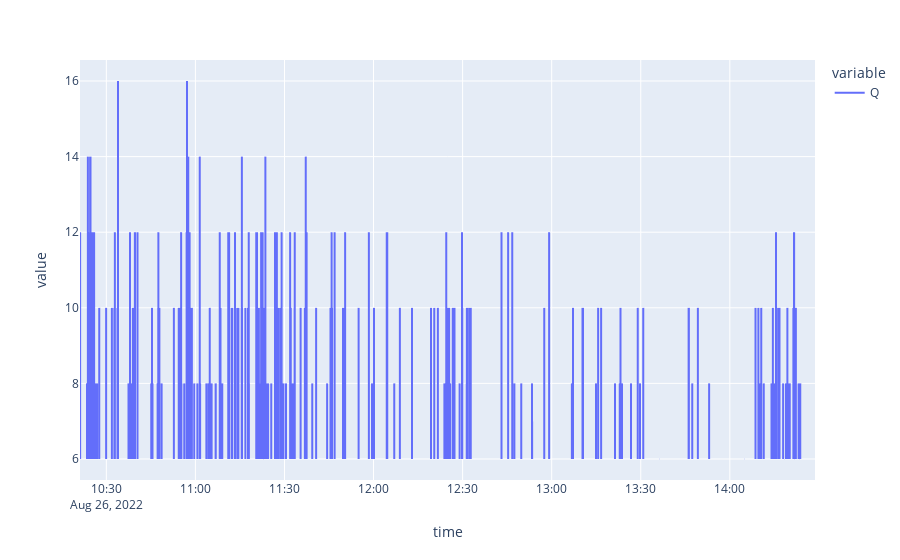

Write notebook code for a chart like this one.
### Code cell
px.line(countsSi+countsRI+countsGD)

### Figure 1 — Plotly figure (JSON) as saved in the notebook; plotly's stock layout.template omitted (floating-point values rounded to 4 significant figures; data arrays with more than 128 entries replaced by an {"elided": "..."} marker saying what was removed)
{"data": [{"hovertemplate": "variable=Q<br>time=%{x}<br>value=%{y}<extra></extra>", "legendgroup": "Q", "line": {"color": "#636efa", "dash": "solid"}, "marker": {"symbol": "circle"}, "mode": "lines", "name": "Q", "showlegend": true, "type": "scattergl", "x": {"elided": "20273 str values"}, "xaxis": "x", "y": {"elided": "20273 int values"}, "yaxis": "y"}], "layout": {"autosize": true, "legend": {"title": {"text": "variable"}, "tracegroupgap": 0}, "margin": {"t": 60}, "xaxis": {"anchor": "y", "autorange": true, "domain": [0, 1], "range": ["2022-08-26 10:21:08", "2022-08-26 14:28:41"], "title": {"text": "time"}, "type": "date"}, "yaxis": {"anchor": "x", "autorange": true, "domain": [0, 1], "range": [5.444, 16.56], "title": {"text": "value"}, "type": "linear"}}}
